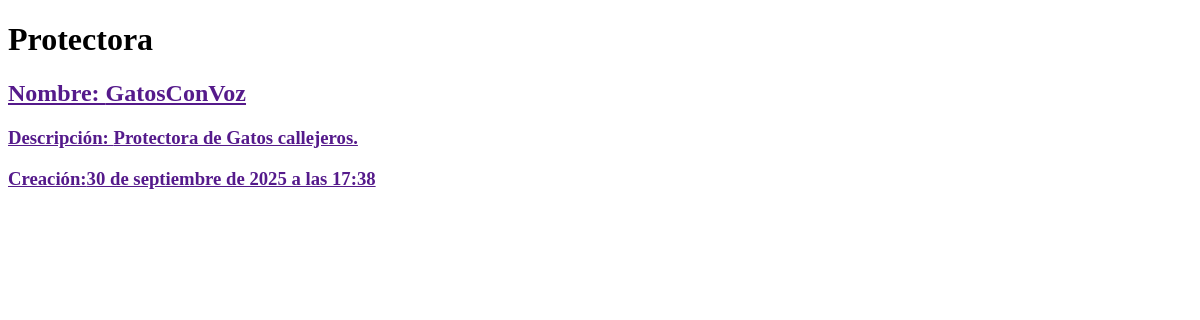
The app's page /protectora, older data.
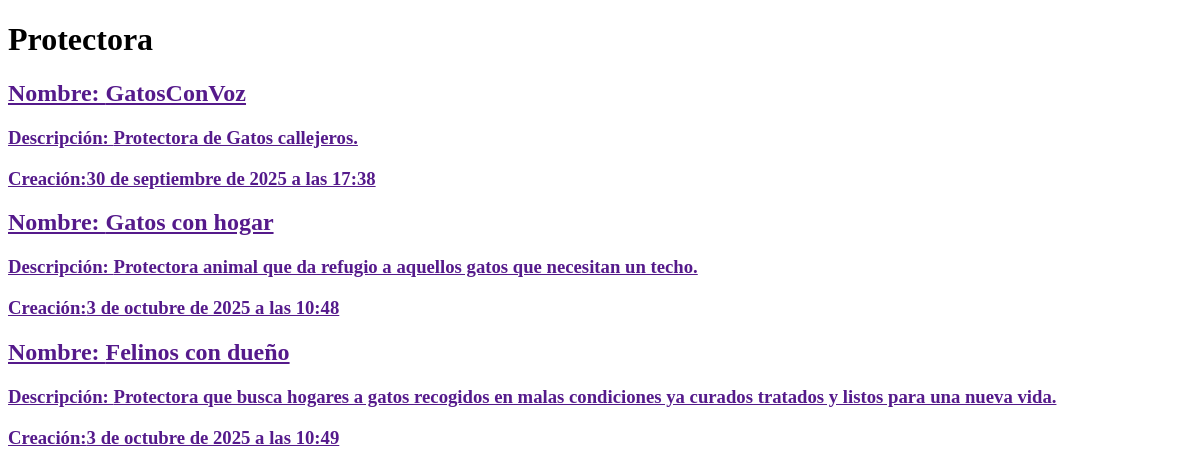
The same page, newer data.
### Animales/models.py (models this page shows, shortened)
class Protectora(models.Model):
    nombre = models.CharField(max_length=100)
    descripcion = models.TextField()
    fecha_creacion = models.DateTimeField()

### Animales/views.py (the view)
# urls.py: path('protectora',views.protectora_list, name='Protectora_list'),
def protectora_list(request):
    protectora=Protectora.objects.all()
    return render(request, 'Animales/Protectora_list.html',{'protectora_mostrar':protectora})

### Animales/templates/Animales/Protectora_list.html (shortened to what this page needs)
<!DOCTYPE html>
<html lang="es">
<head>
</head>
<body>
    <h1>Protectora</h1>
    {% for protectora in protectora_mostrar %}
    <article>
        <h2><a href="">Nombre: {{ protectora.nombre}}</a></h2>
        <h3><a href="">Descripción: {{ protectora.descripcion}}</a></h3>
        <h3><a href="">Creación:{{ protectora.fecha_creacion}}</a></h3>
        </article>
    {% endfor %}
</body>
</html>

Row changes from the older to the newer data that the page shows:
added Protectora: nombre "Gatos con hogar", descripcion "Protectora animal que da refugio a aquellos gatos que necesitan un techo.", fecha_creacion "3 de octubre de 2025 a las 10:48"
added Protectora: nombre "Felinos con dueño", descripcion "Protectora que busca hogares a gatos recogidos en malas condiciones ya curados tratados y listos para una nueva vida.", fecha_creacion "3 de octubre de 2025 a las 10:49"
